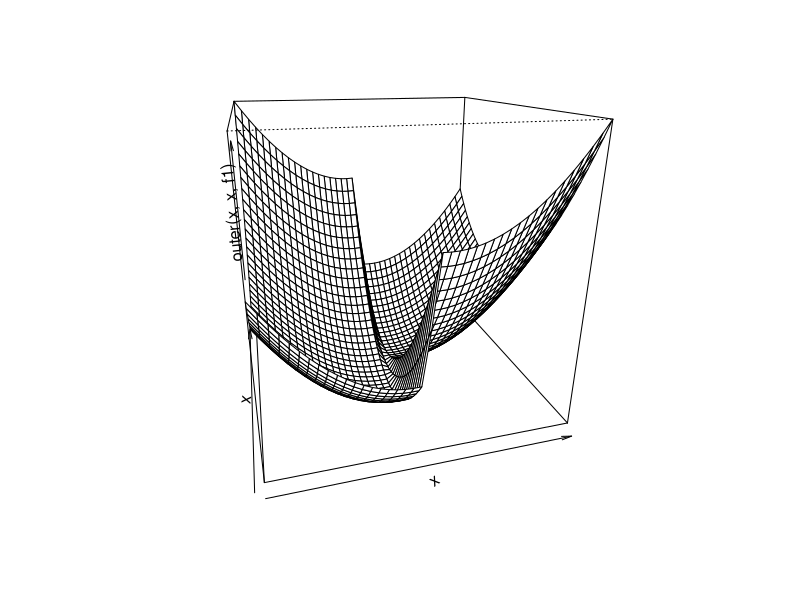
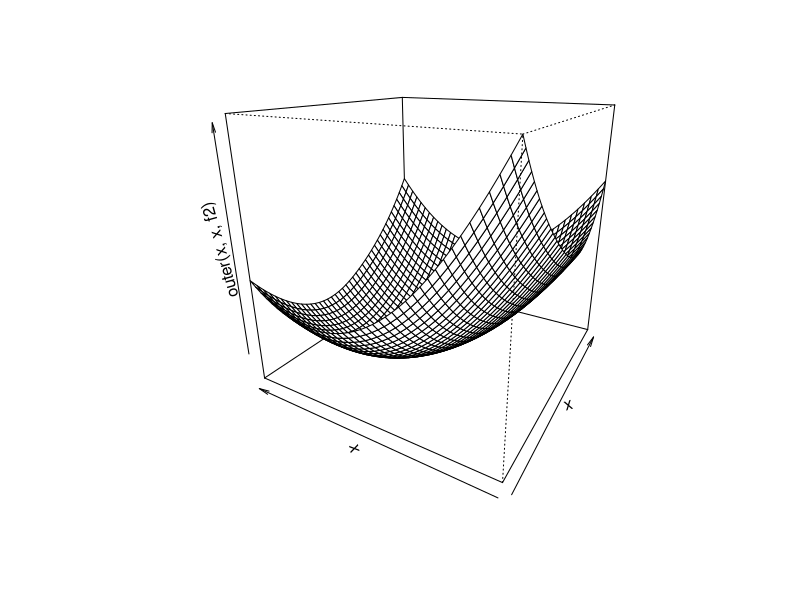
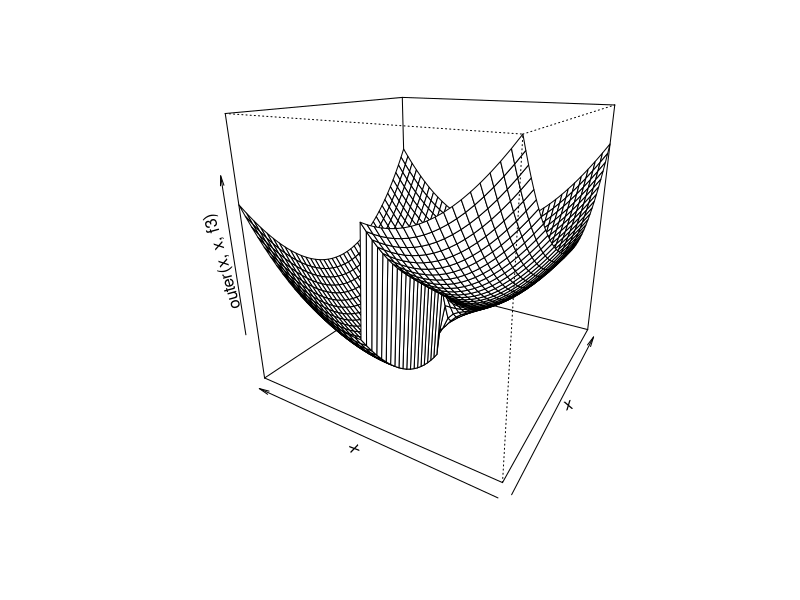

Recreate these plots in R, in order.
# Helical valley
theta <- function(x1,x2) atan2(x2, x1)/(2*pi)

f <- function(x) {
  f1 <- 10*(x[3] - 10*theta(x[1],x[2]))
  f2 <- 10*(sqrt(x[1]^2+x[2]^2)-1)
  f3 <- x[3]
  return(f1^2+f2^2+f3^2)
}

a=0 #Define slice
f1 = function(x2,x3){
  m=cbind(x2,x3)
  apply(m,1,function(row) f(c(a,row)))
}

b=5 #Define slice
f2 = function(x1,x3){
  m=cbind(x1,x3)
  apply(m,1,function(row) f(c(row[1],b,row[2])))
}

c=5 #Define slice
f3 = function(x1,x2){
  m=cbind(x1,x2)
  apply(m,1,function(row) f(c(row,c)))
}

x=seq(-10,10,by=0.5)
persp(x,x,outer(x,x,f1),phi=20,theta=-15)
persp(x,x,outer(x,x,f2),phi=20,theta=-60)
persp(x,x,outer(x,x,f3),phi=20,theta=-60)

# Results
x_init=c(1,1,1)
optim(x_init,f)
max(abs(optim(x_init,f)$par-nlm(f,x_init)$estimate)) #similar

# Different starting point
x_init=c(-20,100,1)
optim(x_init,f) 
optim(x_init,f)$par-nlm(f,x_init)$estimate #different estimate



